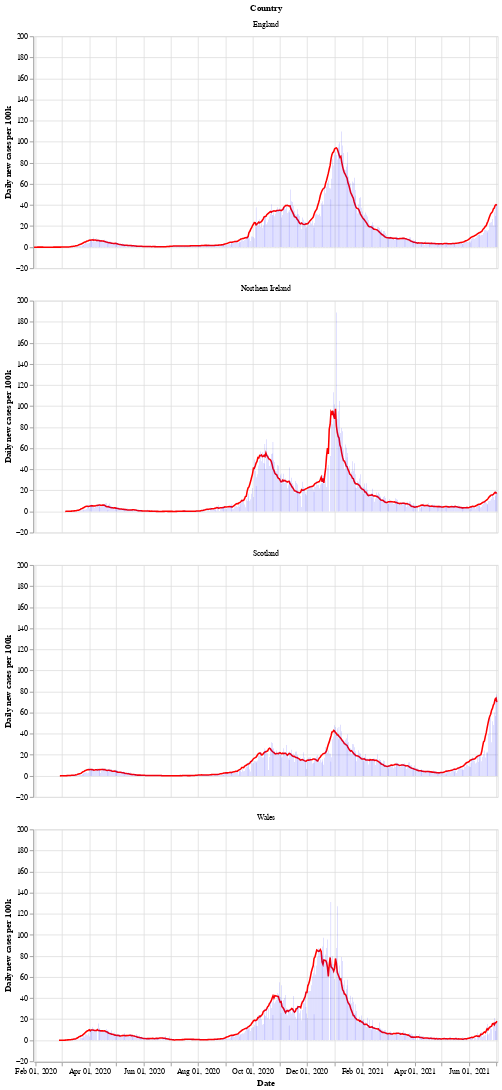

This figure's notebook cell:
### Markdown cell above
Next is a bar chart of the number of new cases in each country (per 100k population), with the 7 day moving average of cases. Again we see that Wales saw a longer period of raising and falling cases compared to the other countries.

After a period of cases falling, each nation is now seeing a rise in the number of cases - especially in Wales.

### Code cell
# collapse
bars = alt.Chart(uk_cases).mark_bar().encode(
    x=alt.X("yearmonthdate(date):T", axis=alt.Axis(title='Date')),
    y=alt.Y("newCasesRate:Q", axis=alt.Axis(title='Daily new cases per 100k')),
    tooltip='newCasesRate',
    color=alt.condition(
        alt.datum.dailyChange > 0,
        alt.value("orange"),  # The positive color
        alt.value("blue")  # The negative color
    )
).properties(title='New cases per 100k population with rolling 7 day average', width=600).interactive()
line = alt.Chart(uk_cases).mark_line(
    color='red',
    size=2,
).transform_window(
    rolling_mean='mean(newCasesRate)',
    frame=[0, 7],
    groupby=['areaName']
).encode(
    x='yearmonthdate(date):T',
    y='rolling_mean:Q'
)
alt.layer(line, bars, data=uk_cases).facet(alt.Row('areaName', title='Country'), columns=1)

### Figure 1 — Vega-Lite specification as saved in the notebook (floating-point values rounded to 4 significant figures; data arrays with more than 128 entries replaced by an {"elided": "..."} marker saying what was removed)
{"config": {"view": {"continuousWidth": 400, "continuousHeight": 300}}, "data": {"name": "data-66467f85897dd0c070127292d4129574"}, "facet": {"type": "nominal", "field": "areaName", "title": "Country"}, "spec": {"layer": [{"mark": {"type": "line", "color": "red", "size": 2}, "encoding": {"x": {"type": "temporal", "field": "date", "timeUnit": "yearmonthdate"}, "y": {"type": "quantitative", "field": "rolling_mean"}}, "transform": [{"window": [{"op": "mean", "field": "newCasesRate", "as": "rolling_mean"}], "frame": [0, 7], "groupby": ["areaName"]}]}, {"mark": "bar", "encoding": {"color": {"condition": {"value": "orange", "test": "(datum.dailyChange > 0)"}, "value": "blue"}, "tooltip": {"type": "quantitative", "field": "newCasesRate"}, "x": {"type": "temporal", "axis": {"title": "Date"}, "field": "date", "timeUnit": "yearmonthdate"}, "y": {"type": "quantitative", "axis": {"title": "Daily new cases per 100k"}, "field": "newCasesRate"}}, "selection": {"selector002": {"type": "interval", "bind": "scales", "encodings": ["x", "y"]}}, "title": "New cases per 100k population with rolling 7 day average", "width": 600}]}, "columns": 1, "$schema": "https://vega.github.io/schema/vega-lite/v4.8.1.json", "datasets": {"data-66467f85897dd0c070127292d4129574": {"elided": "1988 records"}}}
